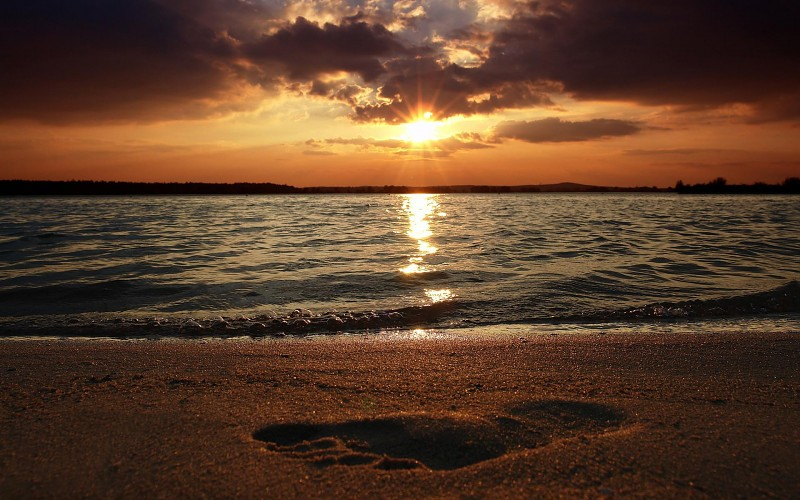
#> input picture deteccionDeLineas/mar.jpg, 800 x 500 px
$ python deteccionDeLineas.py
#> lines starting #> are read from the running program, lines starting #| are printed output that depends on the picture
import cv2
import numpy as np
def canny(image, sigma=0.33):
	v = np.median(image)
	lower = int(max(0, (1.0 - sigma) * v))
	upper = int(min(255, (1.0 + sigma) * v))
	edges = cv2.Canny(image, lower, upper)
	return edges

img= cv2.imread( 'mar.jpg' )
#> img is the input picture: shape (500, 800, 3); mean B, G, R 41.5, 61.6, 91.4
imgGray = cv2.cvtColor( img, cv2.COLOR_RGB2GRAY )
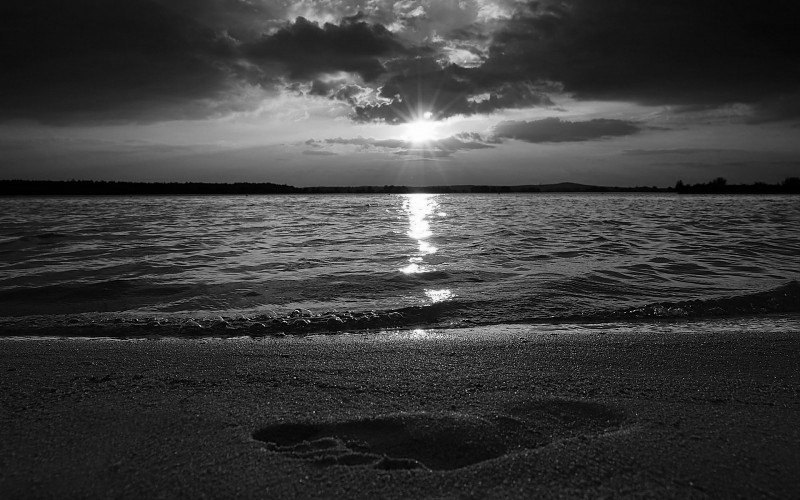
#> imgGray: shape (500, 800); min 0, max 255, mean 59
cv2.imshow( "original", img )
cv2.imshow( "Resultado", canny(imgGray) )
#> in canny, `v = np.median(image)`: v = 43
#> in canny, `lower = int(max(0, (1.0 - sigma) * v))`: lower = 28
#> in canny, `upper = int(min(255, (1.0 + sigma) * v))`: upper = 57
#> in canny, `edges = cv2.Canny(image, lower, upper)`:
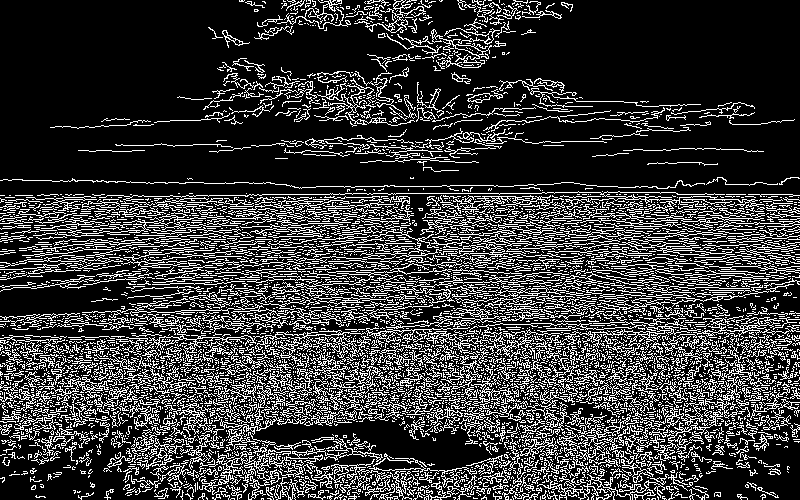
#> edges: shape (500, 800); 22.3% white in thin lines or dots
cv2.waitKey(0)
cv2.destroyAllWindows()
